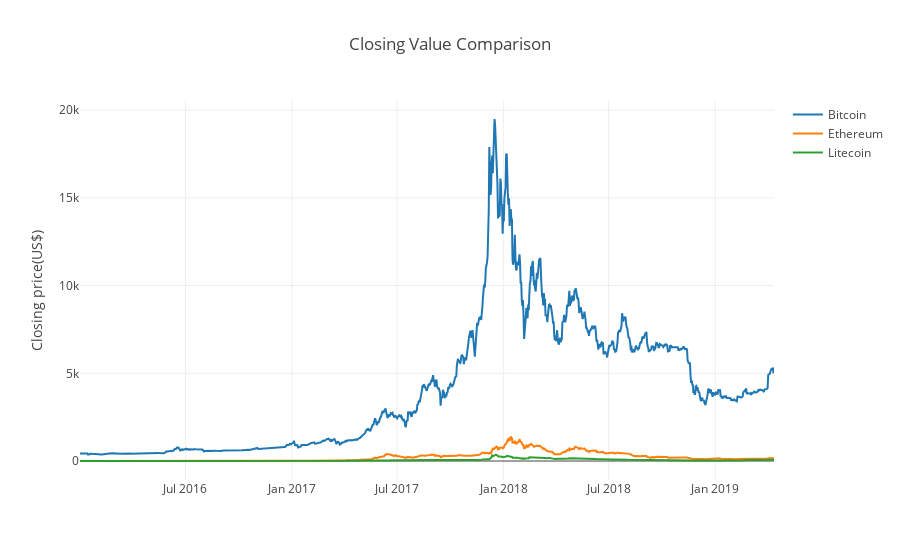

The notebook cell saved with this chart:
### Code cell
trace_1 = go.Scatter(x=combined_data['Date'], y=combined_data['Bitcoin Close'], name = 'Bitcoin')
trace_2 = go.Scatter(x=combined_data['Date'], y=combined_data['Ethereum Close'], name = 'Ethereum')
trace_3 = go.Scatter(x=combined_data2['Date'], y=combined_data2['Litecoin Close'], name = 'Litecoin')

data_1 = [trace_1, trace_2, trace_3]
layout=go.Layout(title="Closing Value Comparison", yaxis={'title':'Closing price(US$)'})
figure_1=go.Figure(data=data_1,layout=layout)
py.iplot(figure_1)

### Figure 1 — Plotly figure (JSON) as saved in the notebook; plotly's stock layout.template omitted (floating-point values rounded to 4 significant figures; data arrays with more than 128 entries replaced by an {"elided": "..."} marker saying what was removed)
{"data": [{"name": "Bitcoin", "type": "scatter", "uid": "f703fbf0-5d56-44b3-a84e-d8ea082700e6", "x": {"elided": "1198 str values"}, "y": {"elided": "1198 float values"}}, {"name": "Ethereum", "type": "scatter", "uid": "8c7a55e8-273e-4d40-b8d7-0b86b4e032e8", "x": {"elided": "1198 str values"}, "y": {"elided": "1198 float values"}}, {"name": "Litecoin", "type": "scatter", "uid": "e207f18f-e540-4fa1-85dc-3ae435e022ad", "x": {"elided": "1198 str values"}, "y": {"elided": "1198 float values"}}], "layout": {"title": {"text": "Closing Value Comparison"}, "yaxis": {"title": {"text": "Closing price(US$)"}}}}
